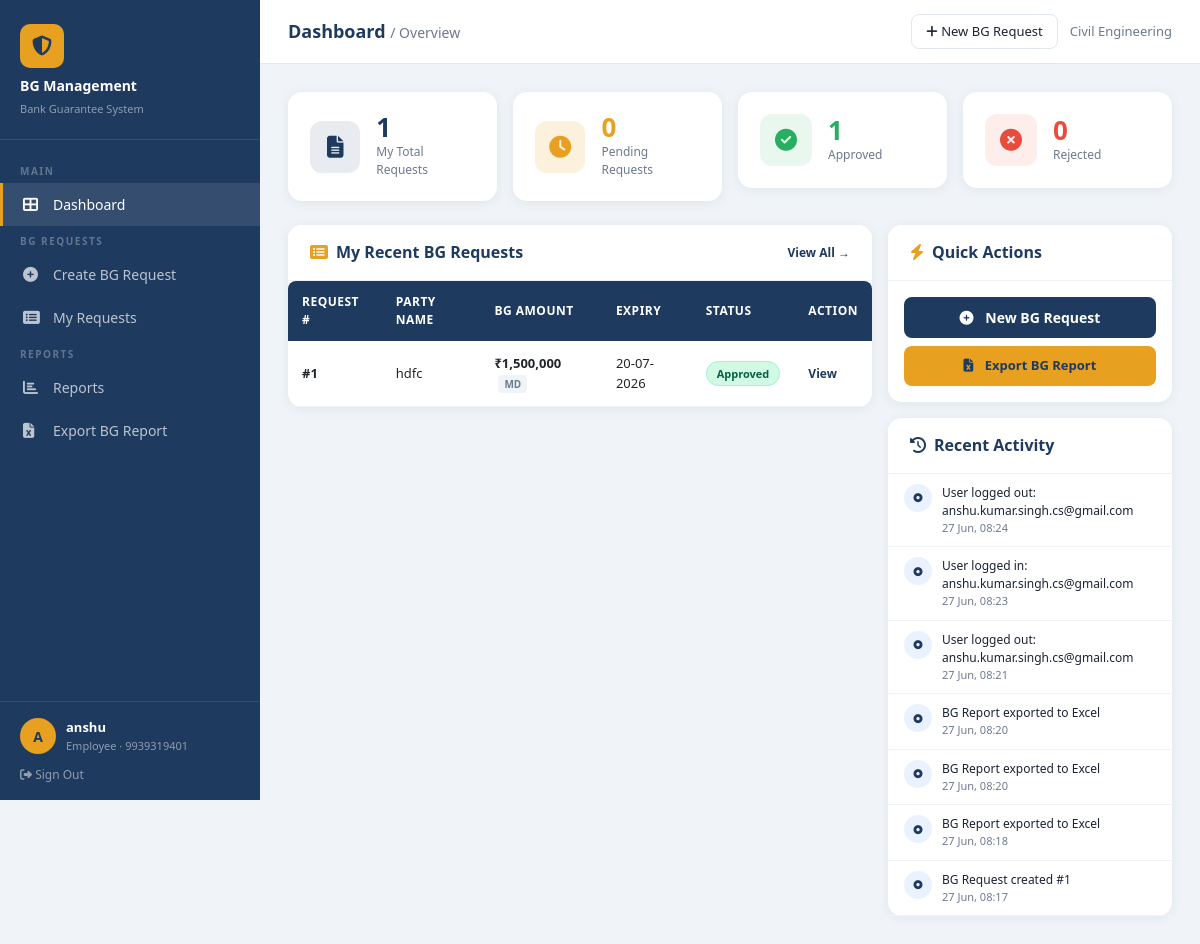
The app's page /dashboard (signed in) with its own data.
### database/models.py (models this page shows, shortened)
class User(UserMixin, db.Model):
    __tablename__ = 'users'
    id = db.Column(db.Integer, primary_key=True)
    p_no = db.Column(db.String(20), unique=True, nullable=False)
    name = db.Column(db.String(100), nullable=False)
    email = db.Column(db.String(120), unique=True, nullable=False)
    password_hash = db.Column(db.String(256), nullable=False)
    department_id = db.Column(db.Integer, db.ForeignKey('departments.id'), nullable=False)
    role = db.Column(db.String(20), default='Employee')  # Employee, HOD, Admin
    is_active = db.Column(db.Boolean, default=True)
    created_at = db.Column(db.DateTime, default=datetime.utcnow)
    bg_requests = db.relationship('BGRequest', backref='requester', lazy=True, foreign_keys='BGRequest.user_id')
    approvals = db.relationship('Approval', backref='hod', lazy=True)

class Department(db.Model):
    __tablename__ = 'departments'
    id = db.Column(db.Integer, primary_key=True)
    name = db.Column(db.String(100), nullable=False, unique=True)
    location = db.Column(db.String(100))
    created_at = db.Column(db.DateTime, default=datetime.utcnow)
    users = db.relationship('User', backref='department', lazy=True)
    bg_requests = db.relationship('BGRequest', backref='department', lazy=True)

class BGRequest(db.Model):
    __tablename__ = 'bg_requests'
    id = db.Column(db.Integer, primary_key=True)
    p_no = db.Column(db.String(20), nullable=False)
    employee_name = db.Column(db.String(100), nullable=False)
    email_id = db.Column(db.String(120), nullable=False)
    department_id = db.Column(db.Integer, db.ForeignKey('departments.id'), nullable=False)
    location = db.Column(db.String(100), nullable=False)
    date_of_request = db.Column(db.Date, nullable=False)
    work_order_no = db.Column(db.String(50), nullable=False)
    type_of_work = db.Column(db.String(100), nullable=False)
    job_value = db.Column(db.Float, nullable=False)
    first_owner_name = db.Column(db.String(100), nullable=False)
    alternate_owner = db.Column(db.String(100))
    party_name = db.Column(db.String(100), nullable=False)
    nature_of_bg = db.Column(db.String(50), nullable=False)
    bg_amount = db.Column(db.Float, nullable=False)
    bg_expiry_date = db.Column(db.Date, nullable=False)
    bg_claim_period = db.Column(db.Integer, nullable=False)  # in days
    remarks = db.Column(db.Text)
    status = db.Column(db.String(30), default='Pending')  # Pending, Under Review, Approved, Rejected, Completed
    user_id = db.Column(db.Integer, db.ForeignKey('users.id'), nullable=False)
    approval_type = db.Column(db.String(20))  # MD or Board (auto-set based on amount)
    created_at = db.Column(db.DateTime, default=datetime.utcnow)
    updated_at = db.Column(db.DateTime, default=datetime.utcnow, onupdate=datetime.utcnow)
    attachments = db.relationship('BGAttachment', backref='bg_request', lazy=True, cascade='all, delete-orphan')
    approvals = db.relationship('Approval', backref='bg_request', lazy=True, cascade='all, delete-orphan')

class AuditLog(db.Model):
    __tablename__ = 'audit_log'
    id = db.Column(db.Integer, primary_key=True)
    user_id = db.Column(db.Integer, db.ForeignKey('users.id'))
    action = db.Column(db.String(200), nullable=False)
    table_name = db.Column(db.String(50))
    record_id = db.Column(db.Integer)
    details = db.Column(db.Text)
    ip_address = db.Column(db.String(50))
    timestamp = db.Column(db.DateTime, default=datetime.utcnow)

### routes/dashboard.py (the view)
@dashboard.route('/')
@dashboard.route('/dashboard')
@login_required
def index():
    my_requests = BGRequest.query.filter_by(user_id=current_user.id).all()
    my_pending = sum(1 for r in my_requests if r.status == 'Pending')
    my_approved = sum(1 for r in my_requests if r.status == 'Approved')
    my_rejected = sum(1 for r in my_requests if r.status == 'Rejected')
    recent_requests = BGRequest.query.filter_by(user_id=current_user.id)\
        .order_by(BGRequest.created_at.desc()).limit(5).all()
    pending_approvals = []
    if current_user.role in ['HOD', 'Admin']:
        pending_approvals = BGRequest.query.filter_by(status='Pending').order_by(BGRequest.created_at.desc()).all()
    recent_activity = AuditLog.query.filter_by(user_id=current_user.id)\
        .order_by(AuditLog.timestamp.desc()).limit(8).all()
    total_requests = BGRequest.query.count()
    total_amount = BGRequest.query.filter_by(status='Approved').with_entities(func.sum(BGRequest.bg_amount)).scalar() or 0
    return render_template('dashboard.html',
        my_requests=my_requests,
        my_pending=my_pending,
        my_approved=my_approved,
        my_rejected=my_rejected,
        recent_requests=recent_requests,
        pending_approvals=pending_approvals,
        recent_activity=recent_activity,
        total_requests=total_requests,
        total_amount=total_amount
    )

### templates/dashboard.html (shortened to what this page needs)
{% extends "base.html" %}
{% block page_title %}Dashboard <span style="font-weight:400;font-size:14px;color:#6B7A8D;">/ Overview</span>{% endblock %}
{% block content %}
<div class="row g-3 mb-4">
    <div class="col-md-3 col-6">
        <div class="stat-card">
            <div class="stat-icon navy"><i class="fas fa-file-alt"></i></div>
            <div>
                <div class="stat-value">{{ my_requests|length }}</div>
                <div class="stat-label">My Total Requests</div>
            </div>
        </div>
    </div>
    <div class="col-md-3 col-6">
        <div class="stat-card">
            <div class="stat-icon accent"><i class="fas fa-clock"></i></div>
            <div>
                <div class="stat-value" style="color:#E8A020;">{{ my_pending }}</div>
                <div class="stat-label">Pending Requests</div>
            </div>
        </div>
    </div>
    <div class="col-md-3 col-6">
        <div class="stat-card">
            <div class="stat-icon green"><i class="fas fa-check-circle"></i></div>
            <div>
                <div class="stat-value" style="color:#27AE60;">{{ my_approved }}</div>
                <div class="stat-label">Approved</div>
            </div>
        </div>
    </div>
    <div class="col-md-3 col-6">
        <div class="stat-card">
            <div class="stat-icon red"><i class="fas fa-times-circle"></i></div>
            <div>
                <div class="stat-value" style="color:#E74C3C;">{{ my_rejected }}</div>
                <div class="stat-label">Rejected</div>
            </div>
        </div>
    </div>
</div>
<div class="row g-3">
    <div class="col-lg-8">
        <div class="card">
            <div class="card-header d-flex justify-content-between align-items-center">
                <h6><i class="fas fa-list-alt me-2" style="color:#E8A020;"></i>My Recent BG Requests</h6>
                <a href="{{ url_for('bg_request.my_requests') }}" style="font-size:12px;color:#1E3A5F;font-weight:600;text-decoration:none;">View All →</a>
            </div>
            <div class="card-body p-0">
                {% if recent_requests %}
                <table class="table-custom w-100">
                    <thead>
                        <tr>
                            <th>Request #</th>
                            <th>Party Name</th>
                            <th>BG Amount</th>
                            <th>Expiry</th>
                            <th>Status</th>
                            <th>Action</th>
                        </tr>
                    </thead>
                    <tbody>
                        {% for req in recent_requests %}
                        <tr>
                            <td><strong>#{{ req.id }}</strong></td>
                            <td>{{ req.party_name }}</td>
                            <td style="font-weight:600;">
                                ₹{{ '{:,.0f}'.format(req.bg_amount) }}
                                <span style="font-size:10px;color:#6B7A8D;background:#F0F4F8;padding:2px 6px;border-radius:4px;margin-left:4px;">{{ req.approval_type }}</span>
                            </td>
                            <td>{{ req.bg_expiry_date.strftime('%d-%m-%Y') if req.bg_expiry_date else '-' }}</td>
                            <td>
                                <span class="badge-status
                                    {% if req.status == 'Pending' %}badge-pending
                                    {% elif req.status == 'Approved' %}badge-approved
                                    {% elif req.status == 'Rejected' %}badge-rejected
                                    {% else %}badge-review{% endif %}">
                                    {{ req.status }}
                                </span>
                            </td>
                            <td>
                                <a href="{{ url_for('bg_request.view_request', req_id=req.id) }}"
                                   style="font-size:12px;color:#1E3A5F;font-weight:600;text-decoration:none;">View</a>
                            </td>
                        </tr>
                        {% endfor %}
                    </tbody>
                </table>
                {% endif %}
            </div>
        </div>
    </div>
    <div class="col-lg-4">
        <div class="card mb-3">
            <div class="card-header"><h6><i class="fas fa-bolt me-2" style="color:#E8A020;"></i>Quick Actions</h6></div>
            <div class="card-body">
                <a href="{{ url_for('bg_request.create') }}" class="btn-primary-custom d-block text-center text-decoration-none mb-2" style="padding:10px;">
                    <i class="fas fa-plus-circle me-2"></i> New BG Request
                </a>
                <a href="{{ url_for('reports.bg_export') }}" class="btn-accent d-block text-center text-decoration-none" style="padding:10px;">
                    <i class="fas fa-file-excel me-2"></i> Export BG Report
                </a>
            </div>
        </div>
        <div class="card">
            <div class="card-header"><h6><i class="fas fa-history me-2" style="color:#1E3A5F;"></i>Recent Activity</h6></div>
            <div class="card-body p-0">
                {% for log in recent_activity %}
                <div style="padding:10px 16px;border-bottom:1px solid #F0F4F8;display:flex;gap:10px;align-items:flex-start;">
                    <div style="width:28px;height:28px;background:#EBF2FF;border-radius:50%;display:flex;align-items:center;justify-content:center;flex-shrink:0;">
                        <i class="fas fa-circle-dot" style="font-size:9px;color:#1E3A5F;"></i>
                    </div>
                    <div>
                        <div style="font-size:12px;color:#1A2332;">{{ log.action }}</div>
                        <div style="font-size:11px;color:#6B7A8D;">{{ log.timestamp.strftime('%d %b, %H:%M') if log.timestamp else '' }}</div>
                    </div>
                </div>
                {% else %}
                <div style="padding:20px;text-align:center;color:#6B7A8D;font-size:13px;">No activity yet</div>
                {% endfor %}
            </div>
        </div>
    </div>
</div>
{% endblock %}

### templates/base.html (shortened to what this page needs)
<!DOCTYPE html>
<html lang="en">
<head>
    <link href="https://cdnjs.cloudflare.com/ajax/libs/bootstrap/5.3.0/css/bootstrap.min.css" rel="stylesheet">
    <link href="https://cdnjs.cloudflare.com/ajax/libs/font-awesome/6.4.0/css/all.min.css" rel="stylesheet">
</head>
<body>
{% if current_user.is_authenticated %}
<div class="sidebar" id="sidebar">
    <div class="sidebar-brand">
        <div class="brand-icon"><i class="fas fa-shield-alt"></i></div>
        <h5>BG Management</h5>
        <small>Bank Guarantee System</small>
    </div>
    <nav class="sidebar-nav">
        <div class="nav-section-label">Main</div>
        <a href="{{ url_for('dashboard.index') }}" class="{{ 'active' if request.endpoint == 'dashboard.index' }}">
            <i class="fas fa-th-large"></i> Dashboard
        </a>
        <div class="nav-section-label">BG Requests</div>
        <a href="{{ url_for('bg_request.create') }}" class="{{ 'active' if request.endpoint == 'bg_request.create' }}">
            <i class="fas fa-plus-circle"></i> Create BG Request
        </a>
        <a href="{{ url_for('bg_request.my_requests') }}" class="{{ 'active' if request.endpoint == 'bg_request.my_requests' }}">
            <i class="fas fa-list-alt"></i> My Requests
        </a>
        <div class="nav-section-label">Reports</div>
        <a href="{{ url_for('reports.reports_page') }}" class="{{ 'active' if request.endpoint == 'reports.reports_page' }}">
            <i class="fas fa-chart-bar"></i> Reports
        </a>
        <a href="{{ url_for('reports.bg_export') }}">
            <i class="fas fa-file-excel"></i> Export BG Report
        </a>
    </nav>
    <div class="sidebar-user">
        <div class="user-info">
            <div class="avatar">{{ current_user.name[0].upper() }}</div>
            <div>
                <div class="user-name">{{ current_user.name }}</div>
                <div class="user-role">{{ current_user.role }} · {{ current_user.p_no }}</div>
            </div>
        </div>
        <a href="{{ url_for('auth.logout') }}" style="display:block;margin-top:12px;color:rgba(255,255,255,0.5);font-size:12px;text-decoration:none;">
            <i class="fas fa-sign-out-alt"></i> Sign Out
        </a>
    </div>
</div>
<div class="main-content">
    <div class="topbar">
        <div class="topbar-title">{% block page_title %}Dashboard{% endblock %}</div>
        <div class="topbar-actions">
            <a href="{{ url_for('bg_request.create') }}" class="btn-topbar">
                <i class="fas fa-plus"></i> New BG Request
            </a>
            <span style="font-size:13px;color:var(--text-muted);">{{ current_user.department.name }}</span>
        </div>
    </div>
    <div class="content-area">
        {% block content %}{% endblock %}
    </div>
</div>
{% else %}
{% block auth_content %}{% endblock %}
{% endif %}
</body>
</html>

### records on screen
User: name "A", name "anshu", role "Employee", p_no "9939319401"
Department: department.name "Civil Engineering"
BGRequest: id "1", party_name "hdfc", bg_amount "1,500,000", approval_type "MD", bg_expiry_date "20-07-2026", status "Approved"
AuditLog: action "User logged out: anshu.kumar.singh.cs@gmail.com", timestamp "27 Jun, 08:24"
AuditLog: action "User logged in: anshu.kumar.singh.cs@gmail.com", timestamp "27 Jun, 08:23"
AuditLog: action "User logged out: anshu.kumar.singh.cs@gmail.com", timestamp "27 Jun, 08:21"
AuditLog: action "BG Report exported to Excel", timestamp "27 Jun, 08:20"
AuditLog: action "BG Report exported to Excel", timestamp "27 Jun, 08:20"
AuditLog: action "BG Report exported to Excel", timestamp "27 Jun, 08:18"
AuditLog: action "BG Request created #1", timestamp "27 Jun, 08:17"

### other values on screen
{{ my_requests|length }} "1"
{{ my_pending }} "0"
{{ my_approved }} "1"
{{ my_rejected }} "0"
